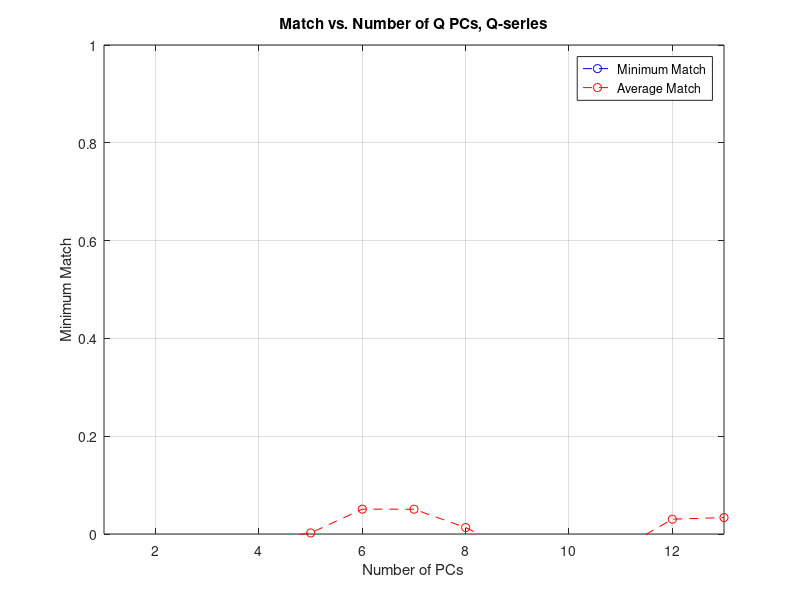
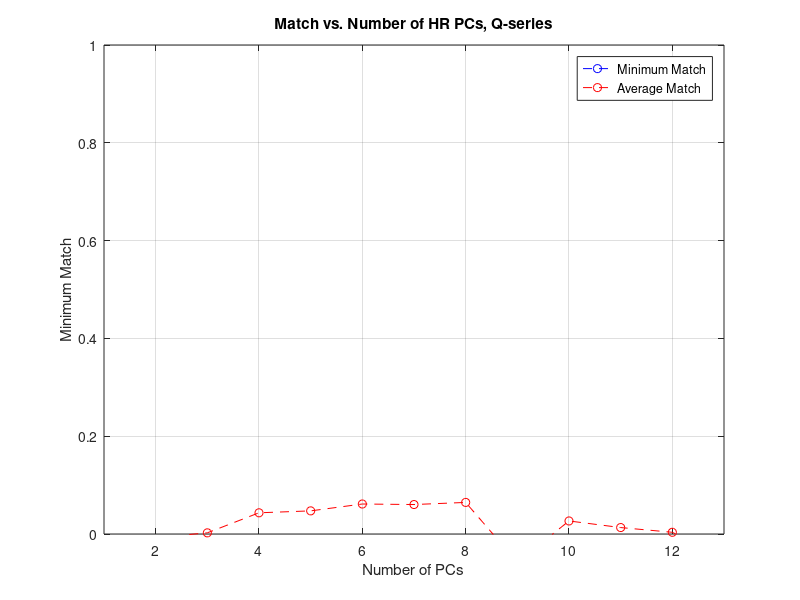
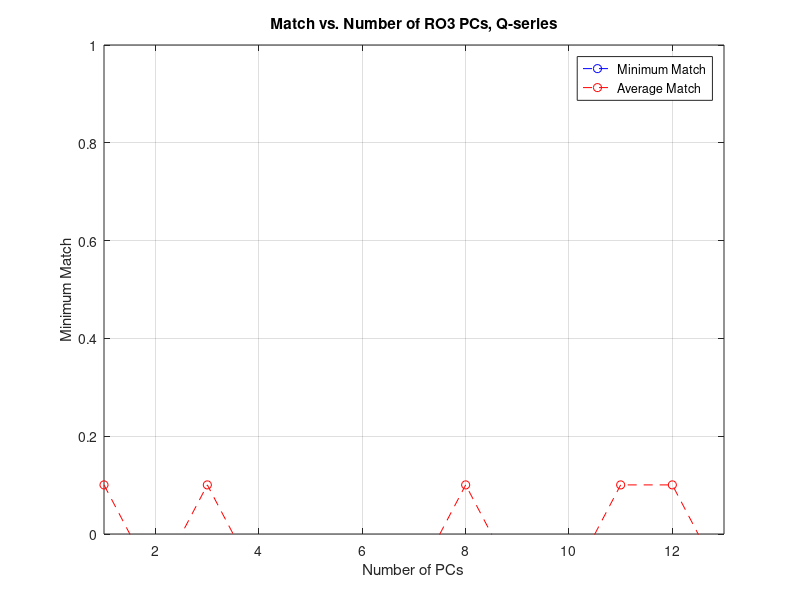

These figures' MATLAB source, in order:
% Load in waveforms and principle components
load('Q-series.mat')
load('recon_Q.mat')
load('HR-series.mat')
load('recon_HR.mat')
load('RO3-series.mat')
load('recon_RO3.mat')

% Normalize the full and reconstructed waveforms and calculate the match
% Q-series
for i = 1:13;
    norm_Q(:,i) = Q_final(:,i)/(norm(Q_final(:,i)));
    for j = 1:13;
        norm_Q_recon(:,j) = Q_recon(:,j)/(norm(Q_recon(:,j)));
        QQmatchfull(i,j) = dot(norm_Q(:,i),norm_Q_recon(:,j));      
    end
end
for k = 1:13
    minQQmatchfull(k) = min(QQmatchfull(:,k));
    avgQQmatchfull(k) = mean(QQmatchfull(:,k));
end
for i = 1:13;
    norm_Q(:,i) = Q_final(:,i)/(norm(Q_final(:,i)));
    for j = 1:13;
        norm_HR_recon(:,j) = HR_recon(:,j)/(norm(HR_recon(:,j)));
        QHRmatchfull(i,j) = dot(norm_Q(:,i),norm_HR_recon(:,j));      
    end
end
for k = 1:13
    minQHRmatchfull(k) = min(QHRmatchfull(:,k));
    avgQHRmatchfull(k) = mean(QHRmatchfull(:,k));
end
for i = 1:13;
    norm_Q(:,i) = Q_final(:,i)/(norm(Q_final(:,i)));
    for j = 1:13;
        norm_RO3_recon(:,j) = RO3_recon(:,j)/(norm(RO3_recon(:,j)));
        QRO3matchfull(i,j) = dot(norm_Q(:,i),norm_RO3_recon(:,j));      
    end
end
for k = 1:13
    minQRO3matchfull(k) = min(QRO3matchfull(:,k));
    avgQRO3matchfull(k) = mean(QRO3matchfull(:,k));
end

% Plotting
figure()
plot(1:13,minQQmatchfull,'bo--')
hold on
plot(1:13,avgQQmatchfull,'ro--')
xlabel('Number of PCs')
ylabel('Minimum Match')
title('Match vs. Number of Q PCs, Q-series')
legend('Minimum Match','Average Match')
axis([1 13 0 1])
grid on
hold off

figure()
plot(1:13,minQHRmatchfull,'bo--')
hold on
plot(1:13,avgQHRmatchfull,'ro--')
xlabel('Number of PCs')
ylabel('Minimum Match')
title('Match vs. Number of HR PCs, Q-series')
legend('Minimum Match','Average Match')
axis([1 13 0 1])
grid on
hold off

figure()
plot(1:13,minQRO3matchfull,'bo--')
hold on
plot(1:13,avgQRO3matchfull,'ro--')
xlabel('Number of PCs')
ylabel('Minimum Match')
title('Match vs. Number of RO3 PCs, Q-series')
legend('Minimum Match','Average Match')
axis([1 13 0 1])
grid on
hold off